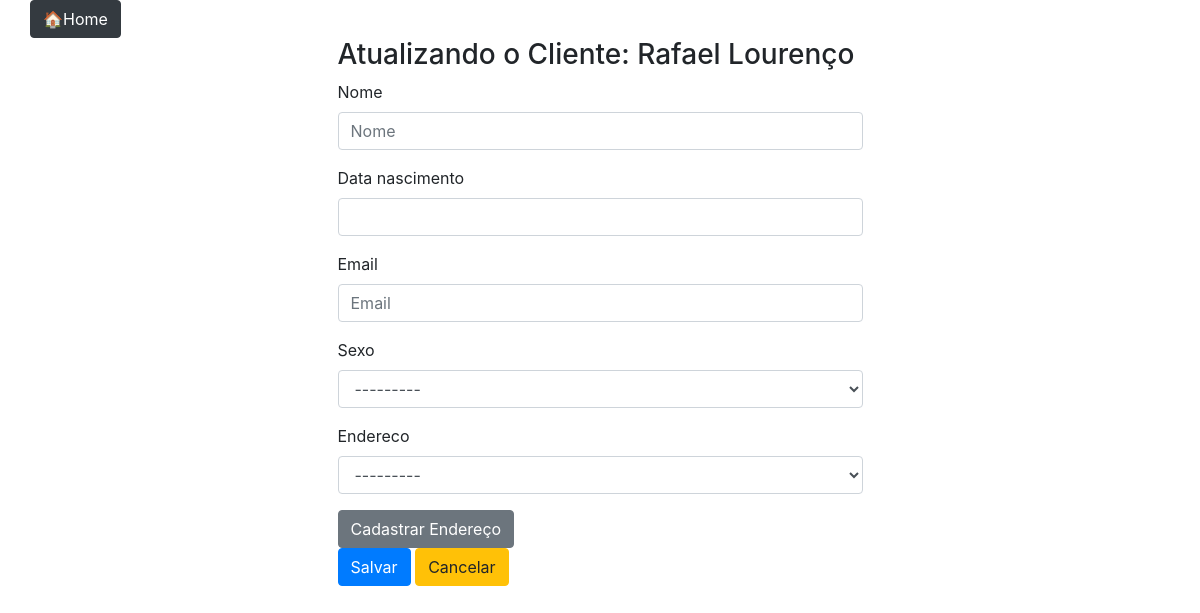
Page /minhaloja/cadatualcliente/3 on the committed database.
### pedidos/models.py (models this page shows, shortened)
class Cliente(models.Model):
    SEXO_CHOICES = (
        ('F', 'Feminino'),
        ('M', 'Masculino'),
        ('NB', 'Não Binário')
    )
    nome = models.CharField(max_length=100)
    data_nascimento = models.DateField()
    email = models.EmailField()
    sexo = models.CharField(max_length=2, choices=SEXO_CHOICES)
    endereco = models.OneToOneField(Endereco, on_delete=models.SET_NULL, null=True)
    class Meta:
        verbose_name = 'Cliente'
        verbose_name_plural = 'Clientes'

### pedidos/views.py (the view)
# urls.py: path('cadatualcliente/<int:pk>', views.AtualizarClienteView.as_view(), name='atualcliente'),
class AtualizarClienteView(UpdateView):
    model = models.Cliente
    template_name = 'loja/formclientes.html'
    fields = ['nome', 'data_nascimento', 'email', 'sexo', 'endereco']
    success_url = reverse_lazy('listarcli')
    def get_context_data(self, **kwargs):
        contexto = super().get_context_data(**kwargs)
        contexto['op'] = 'a'
        return contexto

### pedidos/models.py (called while the page is built)
    def __str__(self):
        return f'{self.rua}, {self.numero}'

### pedidos/templates/loja/formclientes.html (shortened to what this page needs)
{% extends 'basesite.html' %}
{% load humanize %}
{% load bootstrap4 %}
{% block conteudo %}
<div class="col-sm-6 offset-sm-3">
{% if op == 'c' %}
    <h2>Cadastrando Novo Cliente</h2>
{% elif op == 'a' %}
    <h3>Atualizando o Cliente: {{ cliente.nome }}</h3>
{% endif %}
    <form method="post">
        {% bootstrap_form form %}
        <div><a href="{% url 'cadendereco' %}" class="btn btn-secondary" id="cadend">Cadastrar Endereço</a></div>
            {% buttons %}
            <button type="submit" class="btn btn-primary">Salvar</button>
            <a href="{% url 'home' %}" class="btn btn-warning">Cancelar</a>
            {% endbuttons %}
    </form>
</div>
{% endblock %}

### rows in the picture
Cliente: nome "Rafael Lourenço", sexo "---------", endereco "---------"
